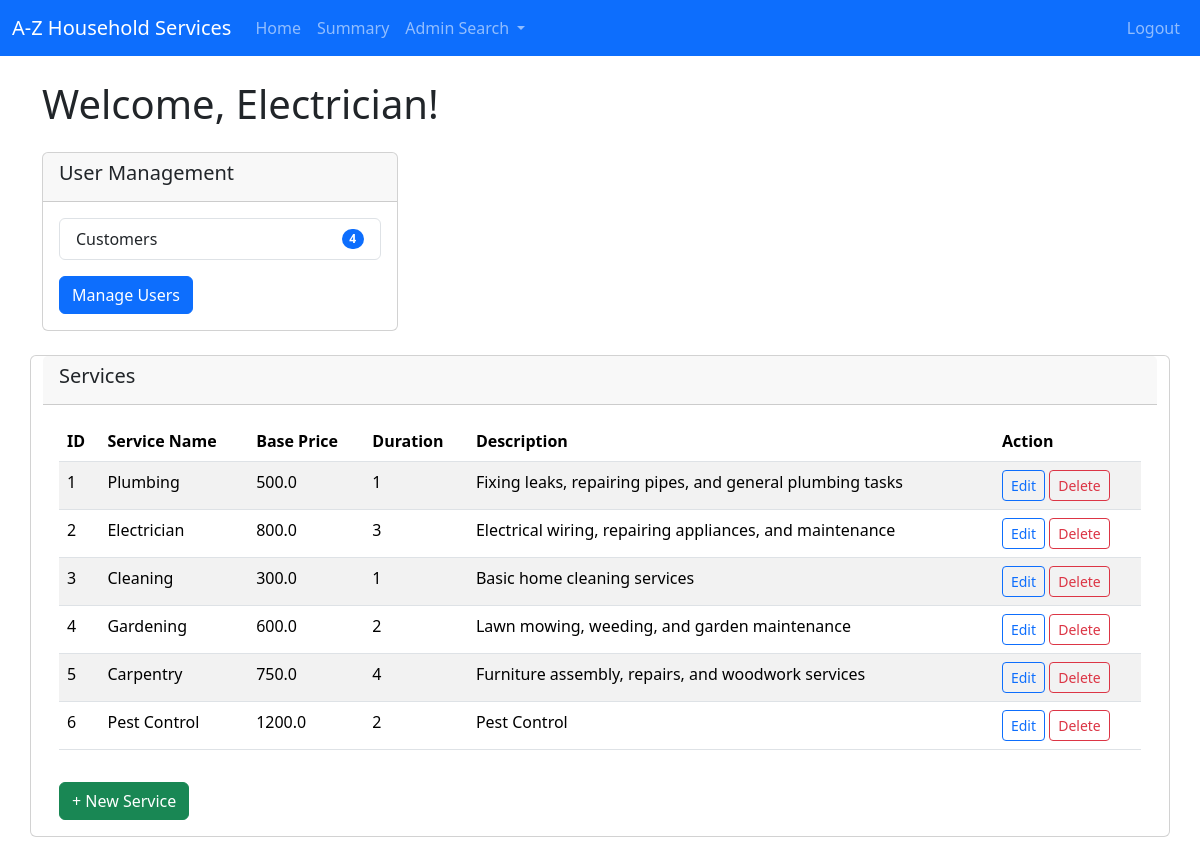
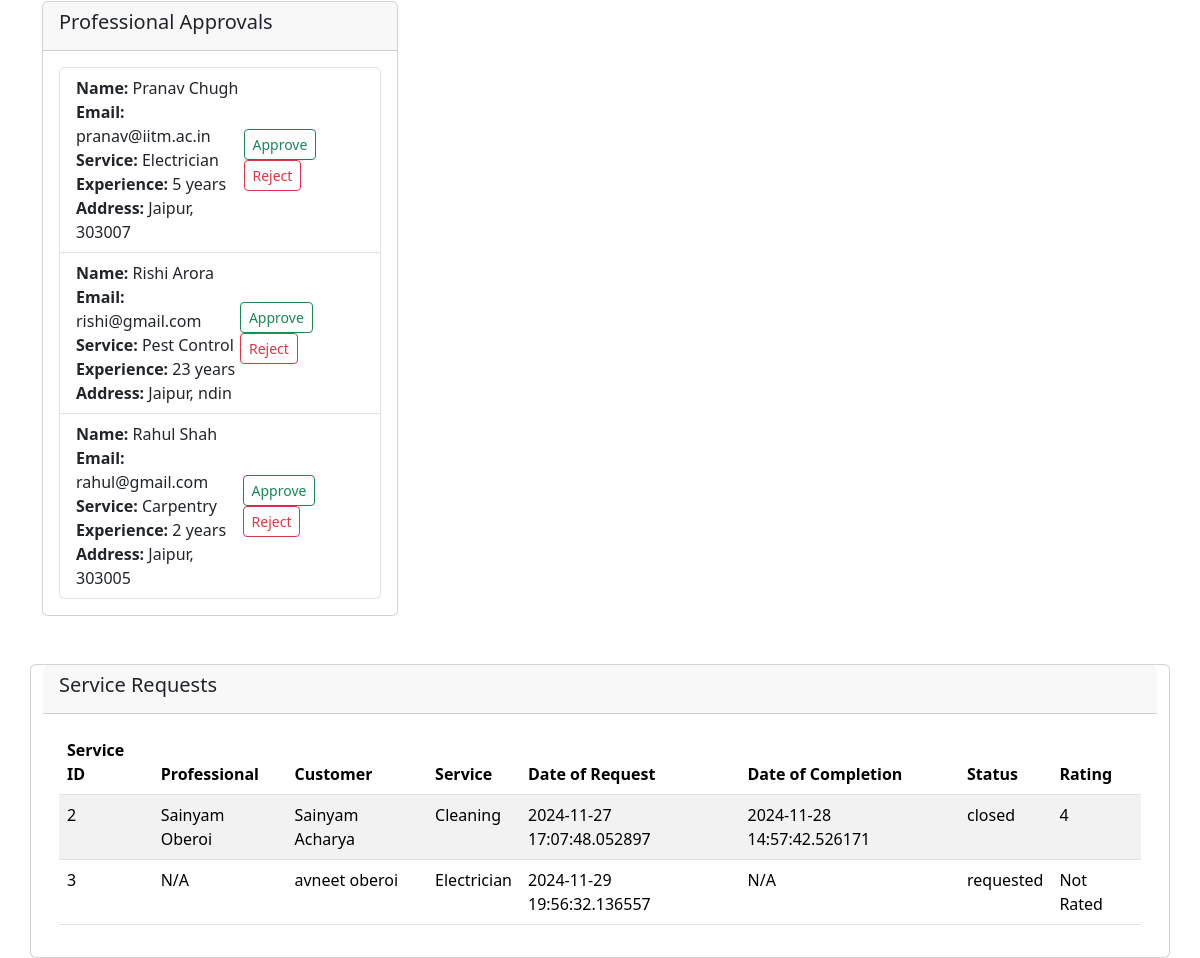
The page /admindashboard/Electrician on the database its author committed (2 pictures, top to bottom).
### backend/models.py (models this page shows)
class Service(db.Model):
    __tablename__ = 'service'
    id = db.Column(db.Integer, primary_key=True)
    name = db.Column(db.String(100), nullable=False)
    price = db.Column(db.Float, nullable=False)
    duration = db.Column(db.Integer, nullable=False)  # in minutes
    description = db.Column(db.Text, nullable=False)
    service_requests = db.relationship('ServiceRequest', cascade="all,delete", backref='service', lazy='dynamic')

class Professional(db.Model):
    __tablename__ = 'professional'
    id = db.Column(db.Integer, primary_key=True)
    email = db.Column(db.String(120), unique=True, nullable=False)
    password = db.Column(db.String(120), nullable=False)
    role = db.Column(db.Integer, default=2)   #1 for customer, 2 for professional, 3 for admin
    full_name = db.Column(db.String(100), nullable=False)
    service_name = db.Column(db.String(100), nullable=False)
    experience = db.Column(db.Integer, nullable=False)
    uploaded_documents = db.Column(db.String(255))  # Stores file path or URL
    address = db.Column(db.String(255), nullable=False)
    pincode = db.Column(db.Integer, nullable=False)
    status = db.Column(db.String(10), nullable=False, default='pending') # for approval of admin
    service_requests = db.relationship('ServiceRequest',cascade="all,delete", backref='professional', lazy='dynamic') #relationship: professionals can access its service requests

class ServiceRequest(db.Model):
    __tablename__ = 'service_requests'
    id = db.Column(db.Integer, primary_key=True)
    user_id = db.Column(db.Integer, db.ForeignKey('user.id'), nullable=False)
    professional_id = db.Column(db.Integer, db.ForeignKey('professional.id'), nullable=True)
    service_id = db.Column(db.Integer, db.ForeignKey('service.id'), nullable=False)
    date_of_request = db.Column(db.DateTime, nullable=False)
    date_of_completion = db.Column(db.DateTime)
    service_status = db.Column(db.String(20), nullable=False)  # 'requested', 'pending' , 'closed',
    rating = db.Column(db.Integer)  # out of 5
    remarks = db.Column(db.Text)

class User(db.Model):
    __tablename__ = 'user'
    id = db.Column(db.Integer, primary_key=True)
    email = db.Column(db.String(120), unique=True, nullable=False)
    password = db.Column(db.String(120), nullable=False)
    role = db.Column(db.Integer, default=1)  # 1 for customer, 2 for professional, 0 for admin
    full_name = db.Column(db.String(120), nullable=False)
    address = db.Column(db.String(255), nullable=False)
    pincode = db.Column(db.Integer, nullable=False)
    service_requests = db.relationship('ServiceRequest',cascade="all,delete", backref='user', lazy='dynamic') #lazy is a server property

### backend/controllers.py (the view)
@app.route('/admindashboard/<name>')
def admin_dashboard(name):
    services=get_services()  # for rendering for-loops of jinja templating
    user_count = User.query.filter_by(role=1).count()  # for calculating user count
    pending_prof = Professional.query.filter_by(status='pending').all()  #for seeing all pending professionals
    service_requests = ServiceRequest.query.join(Service).join(User).outerjoin(Professional).all()
    return render_template("admin_dashboard.html", user = User.query.filter_by(role=0).first(), name=name, services=services, user_count=user_count, pending_prof=pending_prof , results=service_requests)

### backend/controllers.py (called while the page is built)
def get_services():
    services=Service.query.all()
    return services

### templates/admin_dashboard.html (shortened to what this page needs)
{% extends "base_dashboard.html" %}
{% block dashboard_content %}
<h1 class="mb-4">Welcome, {{name}}!</h1>
<div class="row">
    <div class="col-md-4">
        <div class="card mb-4">
            <div class="card-header">
                <h5 class="card-title">User Management</h5>
            </div>
            <div class="card-body">
                <ul class="list-group">
                    <li class="list-group-item d-flex justify-content-between align-items-center">
                        Customers
                        <span class="badge bg-primary rounded-pill">{{ user_count }}</span>
                    </li>
                </ul>
                <a href="{{ url_for('admin_manage_users') }}" class="btn btn-primary mt-3">Manage Users</a>
            </div>
        </div>
    </div>
<div class="card mb-4">
    <div class="card-header">
        <h5 class="card-title">Services</h5>
    </div>
    <div class="card-body">
        {% if services %}
        <table class="table table-striped">
            <thead>
                <tr>
                    <th>ID</th>
                    <th>Service Name</th>
                    <th>Base Price</th>
                    <th>Duration</th>
                    <th>Description</th>
                    <th>Action</th>
                </tr>
            </thead>
            <tbody>
                {% for service in services %}
                <tr>
                    <td>{{ service.id }}</td>
                    <td>{{ service.name }}</td>
                    <td>{{ service.price }}</td>
                    <td>{{ service.duration }}</td>
                    <td>{{ service.description }}</td>
                    <td>
                        <a href="{{ url_for('edit_service', name=name, service_id=service.id) }}"
                           class="btn btn-sm btn-outline-primary">Edit</a>
                        <a href="{{ url_for('delete_service', name=name, service_id=service.id) }}"
                           class="btn btn-sm btn-outline-danger">Delete</a>
                    </td>
                </tr>
                {% endfor %}
            </tbody>
        </table>
        {% else %}
        <h3 class="text-center">Sorry, there are no services available.</h3>
        {% endif %}
        <a href="{{ url_for('create_service', name=name) }}" class="btn btn-success mt-3">+ New Service</a>
    </div>
</div>
<div class="col-md-4">
    <div class="card mb-4">
        <div class="card-header">
            <h5 class="card-title">Professional Approvals</h5>
        </div>
        <div class="card-body">
            <ul class="list-group">
                {% for professional in pending_prof %}
                <li class="list-group-item d-flex justify-content-between align-items-center">
                    <div>
                        <strong>Name:</strong> {{ professional.full_name }}<br>
                        <strong>Email:</strong> {{ professional.email }}<br>
                        <strong>Service:</strong> {{ professional.service_name }}<br>
                        <strong>Experience:</strong> {{ professional.experience }} years<br>
                        <strong>Address:</strong> {{ professional.address }}, {{ professional.pincode }}
                    </div>
                    <div>
                        <form action="{{ url_for('approve_professional', name=name, professional_id=professional.id) }}" method="POST" style="display:inline;">
                            <button type="submit" class="btn btn-sm btn-outline-success">Approve</button>
                        </form>
                        <form action="{{ url_for('reject_professional',name=name, professional_id=professional.id) }}" method="POST" style="display:inline;">
                            <button type="submit" class="btn btn-sm btn-outline-danger">Reject</button>
                        </form>
                    </div>
                </li>
                {% endfor %}
            </ul>
        </div>
    </div>
</div>
<div class="card mt-4">
    <div class="card-header">
        <h5 class="card-title">Service Requests</h5>
    </div>
    <div class="card-body">
        {% if results %}
        <table class="table table-striped">
            <thead>
                <tr>
                    <th>Service ID</th>
                    <th>Professional</th>
                    <th>Customer</th>
                    <th>Service</th>
                    <th>Date of Request</th>
                    <th>Date of Completion</th>
                    <th>Status</th>
                    <th>Rating</th>
                </tr>
            </thead>
            <tbody>
                {% for result in results %}
                <tr>
                    <td>{{ result.id }}</td>
                    <td>{{ result.professional.full_name if result.professional else 'N/A' }}</td>
                    <td>{{ result.user.full_name }}</td>
                    <td>{{ result.service.name }}</td>
                    <td>{{ result.date_of_request }}</td>
                    <td>{{ result.date_of_completion if result.date_of_completion else 'N/A' }}</td>
                    <td>{{ result.service_status }}</td>
                    <td>{{ result.rating if result.rating else 'Not Rated' }}</td>
                </tr>
                {% endfor %}
            </tbody>
        </table>
        {% else %}
        <p>No service requests are currently available.</p>
        {% endif %}
    </div>
</div>
{% endblock %}

### rows shown on the page
Service: id "1", name "Plumbing", price "500.0", duration "1", description "Fixing leaks, repairing pipes, and general plumbing tasks"
Service: id "2", name "Electrician", price "800.0", duration "3", description "Electrical wiring, repairing appliances, and maintenance"
Service: id "3", name "Cleaning", price "300.0", duration "1", description "Basic home cleaning services"
Service: id "4", name "Gardening", price "600.0", duration "2", description "Lawn mowing, weeding, and garden maintenance"
Service: id "5", name "Carpentry", price "750.0", duration "4", description "Furniture assembly, repairs, and woodwork services"
Service: id "6", name "Pest Control", price "1200.0", duration "2", description "Pest Control"
Professional: full_name "Pranav Chugh", email "pranav@iitm.ac.in", service_name "Electrician", experience "5", address "Jaipur", pincode "303007"
Professional: full_name "Rishi Arora", email "rishi@gmail.com", service_name "Pest Control", experience "23", address "Jaipur", pincode "ndin"
Professional: full_name "Rahul Shah", email "rahul@gmail.com", service_name "Carpentry", experience "2", address "Jaipur", pincode "303005"
ServiceRequest: id "2", professional "Sainyam Oberoi", user.full_name "Sainyam Acharya", service.name "Cleaning", date_of_request "2024-11-27 17:07:48.052897", date_of_completion "2024-11-28 14:57:42.526171", service_status "closed", rating "4"
ServiceRequest: id "3", professional "N/A", user.full_name "avneet oberoi", service.name "Electrician", date_of_request "2024-11-29 19:56:32.136557", date_of_completion "N/A", service_status "requested", rating "Not Rated"

### other values the page prints
{{ name }} "Electrician"
{{ user_count }} "4"
